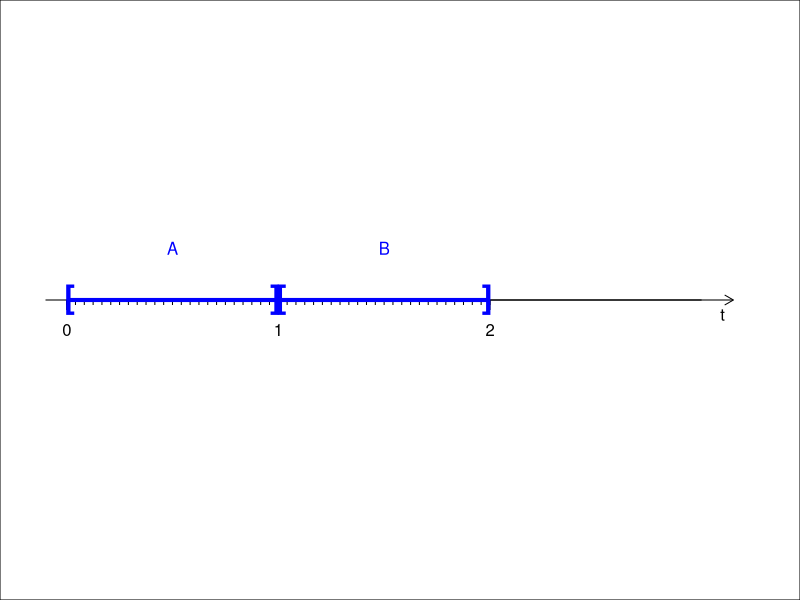
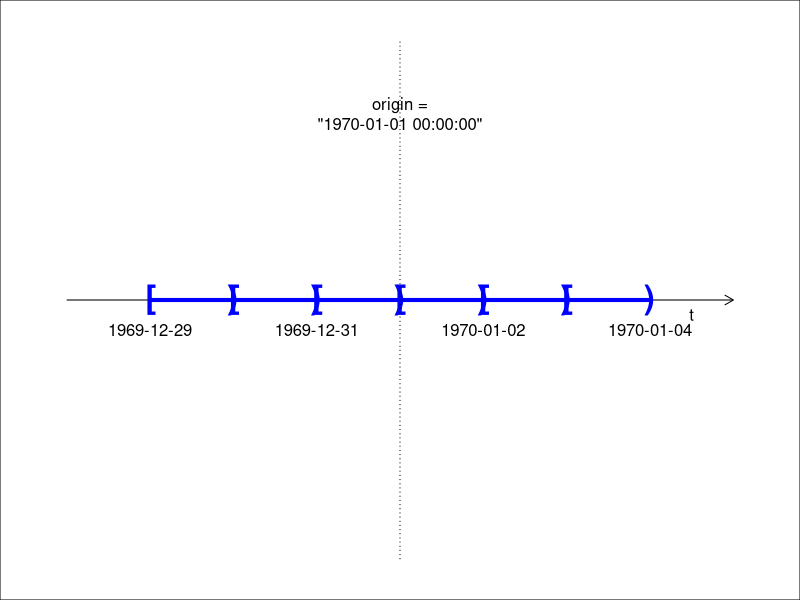
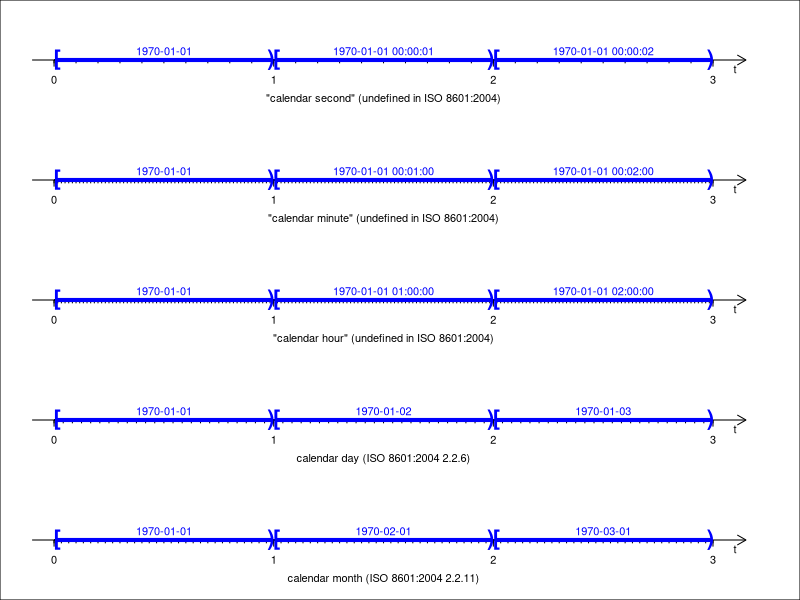
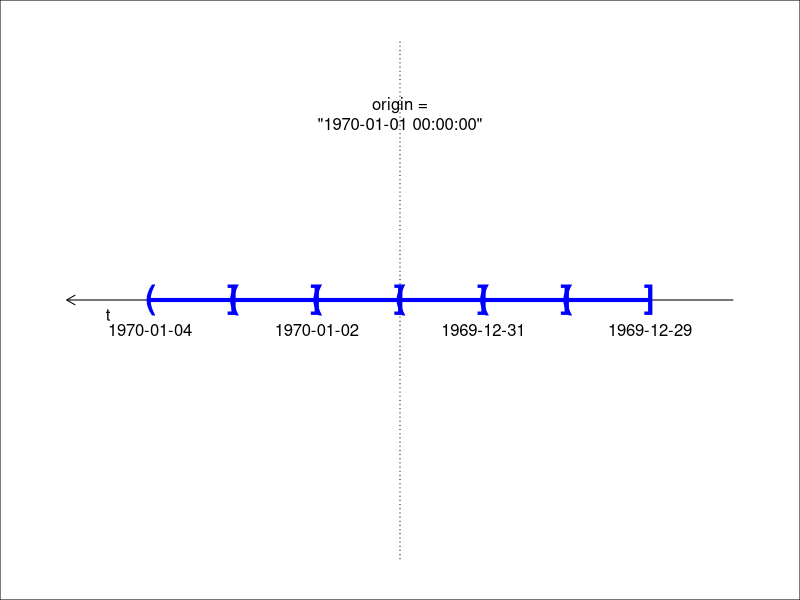
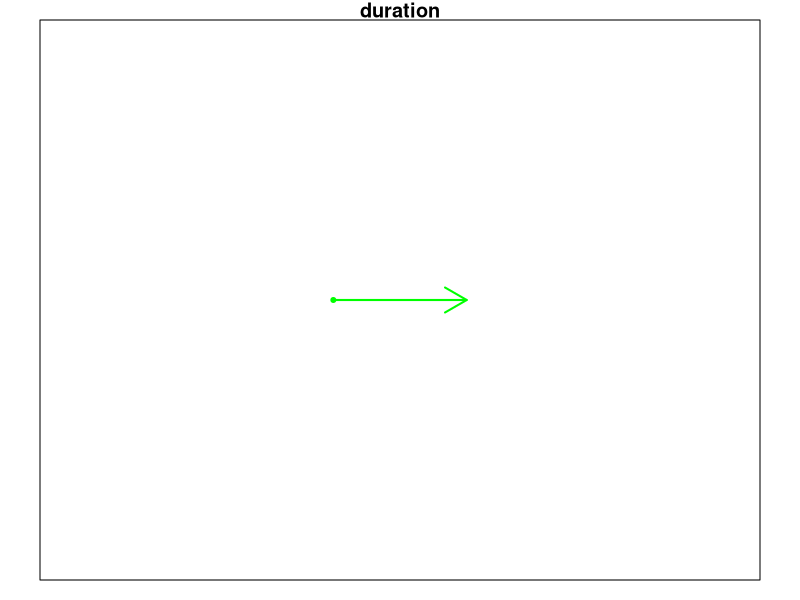

The R script that drew these images, in order:
## ---- chunk 1
a <- as.POSIXct(0, origin="1970-01-01")
print(a)
## ---- chunk 2
unclass(a)
## ---- chunk 3
format(a, tz="UTC")
## ---- chunk 4
op <- par(no.readonly = TRUE)

n=3
par(mar=c(1,2,1,2))
par(lend="butt")
plot(c(0,n), c(0,0), col="black", type = "l", 
     axes=F, xlim=c(0,n+.15), ylim=c(-.5, .5), 
     xlab="", ylab="")
axis(1, pos=0, labels=FALSE, tick=FALSE)

arrows(x0=-.1, y0=0, x1=n+.15, length=.1)
text(n+.1, 0, "t", pos = 1)

axis(1, at=0:2, pos=0)
axis(1, at=seq(from=0, to=2, length.out=2*24+1), tcl=par("tcl")*.5, labels=FALSE, pos=0)

segments(x0=0.01, y0=0, x1=0.99, col="blue", lwd =4)
text(x=0.013, y=0, "[", col="blue", font = 2, cex=2)
text(x=0.987, y=0, "]", col="blue", font = 2, cex=2)
text(x=0.5, y= .1, "A", col="blue")

segments(x0=1.01, y0=0, x1=1.99, col="blue", lwd =4)
text(x=1.013, y=0, "[", col="blue", font = 2, cex=2)
text(x=1.987, y=0, "]", col="blue", font = 2, cex=2)
text(x=1.5, y= .1, "B", col="blue")

box("outer")
par(op)
## ---- chunk 5
a <- as.POSIXct("1970-01-01 24:00:00", tz = "UTC")
print(a)
## ---- chunk 6
op <- par(no.readonly = TRUE)

n = 3
a <- as.POSIXct((-n:n)*60*60*24, origin = "1970-01-01 00:00:00", tz="UTC")
par(mar=c(1,2,1,2))
par(lend="butt")
NDaysInSecs <- 60*60*24*n
RadiusOfWindow <- NDaysInSecs + 60*60*24
plot(a, y=rep(0, 2*n+1), type = "l", axes = F, 
     ylim=c(-1, 1), xlim = c(-RadiusOfWindow, RadiusOfWindow),
     xlab="", ylab="")
axis(1, at=a, labels=a, pos=0)
arrows(x0=a[1]-60*60*24, y0=0, x1=a[2*n+1]+60*60*24, length=.1, code = 2)
text(a[2*n+1]+60*60*12, 0, "t", pos = 1)
segments(x0=a[1:(2*n)], y0=0, x1=a[2:(2*n+1)], col="blue", lwd =4)
for (i in 1:(2*n)) text(x=a[i] + 15*60, y=0, "[", col="blue", font = 2, cex=2)
for (i in 2:(2*n+1)) text(x=a[i] - 15*60, y=0, ")", col="blue", font = 2, cex=2)
axis(2, pos=0, labels = FALSE, lwd.ticks=0, lty="dotted")
text(0, .8, "origin =\n\"1970-01-01 00:00:00\"", pos=1)

box("outer")
par(op)
## ---- chunk 7
FirstInstant <- as.POSIXlt(0, origin="1970-01-01", tz="UTC")
format(FirstInstant, usetz=FALSE)
format(FirstInstant, format = "%Y-%m-%d %H:%M:%S", usetz=FALSE)
## ---- chunk 8
op <- par(no.readonly = TRUE)
par(mfrow=c(5,1))
par(mar=c(1,2,1,2))
par(lend="butt")
xlab.y <- -.45
# second
n=3
plot(c(0,n), c(0,0), col="black", type = "l", 
     axes=F, xlim=c(0,n+.15), ylim=c(-.5, .5), 
     xlab="", ylab="")
axis(1, pos=0, labels=FALSE, tick=FALSE)
text(n/2, xlab.y, "\"calendar second\" (undefined in ISO 8601:2004)")

arrows(x0=-.1, y0=0, x1=n+.15, length=.1)
text(n+.1, 0, "t", pos = 1)

# major ticks
axis(1, at=0:n, pos=0) 
# minor ticks
axis(1, at=seq(from=0, to=n, length.out=n*10+1), tcl=par("tcl")*.5, labels=FALSE, pos=0)

for (i in 1:n){
  segments(x0=(i-1)+0.01, y0=0, x1=i-.01, col="blue", lwd =4)
  text(x=(i-1)+0.013, y=0, "[", col="blue", font = 2, cex=2)
  text(x=i-0.013, y=0, ")", col="blue", font = 2, cex=2)
  text(x=(i-.5), y= .1, col="blue", 
       labels=format(as.POSIXct((i-1), origin="1970-01-01", tz="UTC")
#                     , format="%Y-%m-%d %H:%M:%S"
                     )
       )
}


# minute
n=3
plot(c(0,n), c(0,0), col="black", type = "l", 
     axes=F, xlim=c(0,n+.15), ylim=c(-.5, .5), 
     xlab="", ylab="")
axis(1, pos=0, labels=FALSE, tick=FALSE)
text(n/2, xlab.y, "\"calendar minute\" (undefined in ISO 8601:2004)")

arrows(x0=-.1, y0=0, x1=n+.15, length=.1)
text(n+.1, 0, "t", pos = 1)

# major ticks
axis(1, at=0:n, pos=0) 
# minor ticks
axis(1, at=seq(from=0, to=n, length.out=n*60+1), tcl=par("tcl")*.5, labels=FALSE, pos=0)

for (i in 1:n){
  segments(x0=(i-1)+0.01, y0=0, x1=i-.01, col="blue", lwd =4)
  text(x=(i-1)+0.013, y=0, "[", col="blue", font = 2, cex=2)
  text(x=i-0.013, y=0, ")", col="blue", font = 2, cex=2)
  text(x=(i-.5), y= .1, col="blue", 
       labels=format(as.POSIXct((i-1)*60, origin="1970-01-01", tz="UTC")
#                     , format="%Y-%m-%d %H:%M:%S"
                     )
       )
}

# hour
n=3
plot(c(0,n), c(0,0), col="black", type = "l", 
     axes=F, xlim=c(0,n+.15), ylim=c(-.5, .5), 
     xlab="", ylab="")
axis(1, pos=0, labels=FALSE, tick=FALSE)
text(n/2, xlab.y, "\"calendar hour\" (undefined in ISO 8601:2004)")

arrows(x0=-.1, y0=0, x1=n+.15, length=.1)
text(n+.1, 0, "t", pos = 1)

# major ticks
axis(1, at=0:n, pos=0) 
# minor ticks
axis(1, at=seq(from=0, to=n, length.out=n*60+1), tcl=par("tcl")*.5, labels=FALSE, pos=0)

for (i in 1:n){
  segments(x0=(i-1)+0.01, y0=0, x1=i-.01, col="blue", lwd =4)
  text(x=(i-1)+0.013, y=0, "[", col="blue", font = 2, cex=2)
  text(x=i-0.013, y=0, ")", col="blue", font = 2, cex=2)
  text(x=(i-.5), y= .1, col="blue", 
       labels=format(as.POSIXct((i-1)*60*60, origin="1970-01-01", tz="UTC")
#                     , format="%Y-%m-%d %H:%M:%S"
                     )
       )
}

# day
n=3
plot(c(0,n), c(0,0), col="black", type = "l", 
     axes=F, xlim=c(0,n+.15), ylim=c(-.5, .5), 
     xlab="", ylab="")
axis(1, pos=0, labels=FALSE, tick=FALSE)
text(n/2, xlab.y, "calendar day (ISO 8601:2004 2.2.6)")

arrows(x0=-.1, y0=0, x1=n+.15, length=.1)
text(n+.1, 0, "t", pos = 1)

# major ticks
axis(1, at=0:n, pos=0) 
# minor ticks
axis(1, at=seq(from=0, to=n, length.out=n*24+1), tcl=par("tcl")*.5, labels=FALSE, pos=0)

for (i in 1:n){
  segments(x0=(i-1)+0.01, y0=0, x1=i-.01, col="blue", lwd =4)
  text(x=(i-1)+0.013, y=0, "[", col="blue", font = 2, cex=2)
  text(x=i-0.013, y=0, ")", col="blue", font = 2, cex=2)
  text(x=(i-.5), y= .1, col="blue", 
       labels=format(as.POSIXct((i-1)*60*60*24, origin="1970-01-01", tz="UTC")
#                     , format="%Y-%m-%d %H:%M:%S"
                     )
       )
}

# month
n=3
plot(c(0,n), c(0,0), col="black", type = "l", 
     axes=F, xlim=c(0,n+.15), ylim=c(-.5, .5), 
     xlab="", ylab="")
axis(1, pos=0, labels=FALSE, tick=FALSE)
text(n/2, xlab.y, "calendar month (ISO 8601:2004 2.2.11)")

arrows(x0=-.1, y0=0, x1=n+.15, length=.1)
text(n+.1, 0, "t", pos = 1)

# major ticks
axis(1, at=0:n, pos=0) 
# minor ticks
axis(1, at=seq(from=0, to=n, length.out=n*30+1), tcl=par("tcl")*.5, labels=FALSE, pos=0)

for (i in 1:n){
  segments(x0=(i-1)+0.01, y0=0, x1=i-.01, col="blue", lwd =4)
  text(x=(i-1)+0.013, y=0, "[", col="blue", font = 2, cex=2)
  text(x=i-0.013, y=0, ")", col="blue", font = 2, cex=2)
  text(x=(i-.5), y= .1, col="blue", 
       labels=format(ISOdate(1970, i, 1, 0, 0, 0, tz="UTC")
#                     , format="%Y-%m-%d %H:%M:%S"
                     )
       )
}


box("outer")
par(op)
## ---- chunk 9
op <- par(no.readonly = TRUE)

par(mar=c(1,2,1,2))
par(lend="butt")
NDaysInSecs <- 60*60*24*n
RadiusOfWindow <- NDaysInSecs + 60*60*24
a1 <- rev(a)
plot(a1, y=rep(0, length(a1)), type = "l", axes = F, 
     ylim=c(-1, 1), xlim = c(RadiusOfWindow, -RadiusOfWindow),
     xlab="", ylab="")
axis(1, at=a, labels=a, pos=0)
arrows(x0=a[1]-60*60*24, y0=0, x1=a[2*n+1]+60*60*24, length=.1, code = 2)
text(a[2*n+1]+60*60*12, 0, "t", pos = 1)
segments(x0=a[1:(2*n)], y0=0, x1=a[2:(2*n+1)], col="blue", lwd =4)
for (i in 1:(2*n)) text(x=a[i] + 15*60, y=0, "]", col="blue", font = 2, cex=2)
for (i in 2:(2*n+1)) text(x=a[i] - 15*60, y=0, "(", col="blue", font = 2, cex=2)
axis(2, pos=0, labels = FALSE, lwd.ticks=0, lty="dotted")
text(0, .8, "origin =\n\"1970-01-01 00:00:00\"", pos=1)

box("outer")
par(op)
## ---- chunk 10
format(.leap.seconds, format = "%Y-%m-%d %H:%M:%S", tz="UTC",usetz=TRUE)
## ---- chunk 11
par(mar=c(1,2,1,2))
plot(2, 0, xlim=c(0,5), ylim=c(-.5, .5), col="green", pch = 20, axes=F, 
     xlab="", ylab="", main="duration")
arrows(x0=2, y0=0, x1=3, col="green", lwd =2)
box()
